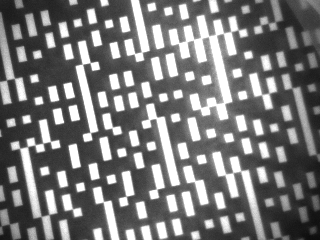
#> input picture img/2023_1_16_15_56_33_Image.bmp, 320 x 240 px
$ jupyter execute --allow-errors 'batch feature.N.ipynb'
#> lines starting #> are read from the running program, lines starting #| are printed output that depends on the picture; long printed decimals are rounded
### main.py
import numpy as np


def getSum(array):
    sum = 0
    for x in array:
        sum += bin(x).count("1")
    return sum

def q_sizeStatistic(bigger):
    bigger_tmp_H = np.zeros(32, dtype=np.uint32)
    bigger_tmp_V = np.zeros(26, dtype=np.uint32)
    bigger_tmp_U = np.zeros(26, dtype=np.uint32)
    bigger_tmp_D = np.zeros(26, dtype=np.uint32)

    # bigger_tmp = bigger[0:26,6:26]
    for i in range(26):
        bigger_tmp_V[i] = bigger[i]
        bigger_tmp_U[i] = bigger[i + 6] & 0x3ffffff
        bigger_tmp_D[i] = bigger[i] & 0x3ffffff

    for i in range(32):
        bigger_tmp_H[i] = bigger[i] & 0x3ffffff

    sizeStatistic_result = np.zeros(24, dtype=np.int32)

    for j in range(1, 7):
        for i in range(26):
            bigger_tmp_V[i] &= bigger[i + j]
            bigger_tmp_U[i] &= (bigger[i + 6 - j] >> j) & 0x3ffffff
            bigger_tmp_D[i] &= (bigger[i + j] >> j) & 0x3ffffff

        for i in range(32):
            bigger_tmp_H[i] &= (bigger[i] >> j) & 0x3ffffff

        sizeStatistic_result[j -1 + 0] = getSum(bigger_tmp_H)
        sizeStatistic_result[j -1 + 6] = getSum(bigger_tmp_V)
        sizeStatistic_result[j -1 + 12] = getSum(bigger_tmp_U)
        sizeStatistic_result[j -1 + 18] = getSum(bigger_tmp_D)
    return sizeStatistic_result


#320 x 240, shift =2; 160 x 120, shift =1,
def subSmaple32x32(arr, INPUT_ROWS, INPUT_COLS, shift):
    HISTOGRAM_ROWS = int(32)
    HISTOGRAM_COLS = int(32)

    start_row = (INPUT_ROWS>>1) - (HISTOGRAM_ROWS<<(shift-1))
    #向左移動，結果亮度剛好，batch feature.N 計算img/2023_1_16_15_56_33_Image.bmp 得到漂亮的-78度
    start_col = (INPUT_COLS>>2) - (HISTOGRAM_COLS<<(shift-1))
    start_col = (INPUT_COLS>>1) - (HISTOGRAM_COLS<<(shift-1))
    end_row = start_row + (HISTOGRAM_ROWS<<shift)
    end_col = start_col + (HISTOGRAM_COLS<<shift)
    step= (1<<shift)
    retarray=arr[start_row:end_row:step, start_col:end_col:step]

    #for i in range(32):
    #    print(" %3d",retarray[i])


    return retarray


def BY2BE(arr, index, t):
    x = ((arr[index] - t) & 0x80000000) >> (31 - index)
    return x

def calbits(arr, t):
    bits = 0
    bits |= BY2BE(arr,  0, t)
    bits |= BY2BE(arr,  1, t)
    bits |= BY2BE(arr,  2, t)
    bits |= BY2BE(arr,  3, t)
    bits |= BY2BE(arr,  4, t)
    bits |= BY2BE(arr,  5, t)
    bits |= BY2BE(arr,  6, t)
    bits |= BY2BE(arr,  7, t)
    bits |= BY2BE(arr,  8, t)
    bits |= BY2BE(arr,  9, t)
    bits |= BY2BE(arr,  10, t)
    bits |= BY2BE(arr,  11, t)
    bits |= BY2BE(arr,  12, t)
    bits |= BY2BE(arr,  13, t)
    bits |= BY2BE(arr,  14, t)
    bits |= BY2BE(arr,  15, t)
    bits |= BY2BE(arr,  16, t)
    bits |= BY2BE(arr,  17, t)
    bits |= BY2BE(arr,  18, t)
    bits |= BY2BE(arr,  19, t)
    bits |= BY2BE(arr,  20, t)
    bits |= BY2BE(arr,  21, t)
    bits |= BY2BE(arr,  22, t)
    bits |= BY2BE(arr,  23, t)
    bits |= BY2BE(arr,  24, t)
    bits |= BY2BE(arr,  25, t)
    bits |= BY2BE(arr,  26, t)
    bits |= BY2BE(arr,  27, t)
    bits |= BY2BE(arr,  28, t)
    bits |= BY2BE(arr,  29, t)
    bits |= BY2BE(arr,  30, t)
    bits |= BY2BE(arr,  31, t)
    bits ^= 0xFFFFFFFF
    #print(bits)
    return bits

def calculate_32x32_bits_array(arr, t):
    bits_array = np.zeros(32, dtype=np.uint32)
    for i in range(32):
        x=calbits(arr[i,:], t)
        bits_array[i] = x

    return bits_array

import numpy as np

#320 x 240, scale =2
#160 x 120, scale =1
def calculate_28_percent(arr,arrSize):
    freq=np.zeros(256)
    sum_=0
    for i in range(arrSize):
        for j in range(arrSize):
            freq[arr[i][j]] += 1

    # [7 lines of commented-out code are left out]
    threshold=arrSize*arrSize*0.28
    threshold=286.5

    for i in range(255, -1, -1):
        sum_ += freq[i]
        #print(i, freq[i], sum_)
        if sum_ > threshold:
            return i

    return 0


import math
# [16 lines left out: function create_matrices, not called in this run]


def allFeature(arr):

    arr_32x32=subSmaple32x32(arr, INPUT_ROWS=240, INPUT_COLS=320, shift=2)
    t_value, sizeStatistic_result=allFeature_core(arr_32x32)
    # 计算 28% 的值并输出
    return t_value, sizeStatistic_result

def allFeature_core(arr_32x32):

    # 计算 28% 的值并输出
    t_value = calculate_28_percent(arr_32x32, arrSize=32)
    #print("28% of values are ==> {}".format(t_value))
    bits_array = np.zeros(32, dtype=np.uint32)
    bits_array = calculate_32x32_bits_array(arr_32x32, t_value)
    #show_32x32(arr_32x32,bits_array)
    sizeStatistic_result= q_sizeStatistic(bits_array)
    return t_value, sizeStatistic_result


def allFeatureNorm(arr):
    t_value, sizeStatistic_result=allFeature(arr);
    sizeStatistic_result_norm = np.zeros(24, float)
    for i in range(4):
        _sum=1
        for j in range(6):
            _sum+=sizeStatistic_result[i*6+j]
        for j in range(6):
            sizeStatistic_result_norm[i*6+j]=sizeStatistic_result[i*6+j]/_sum

    return t_value, sizeStatistic_result_norm

# [22 lines left out: functions allFeatureNorm_fine, SSDFeature, not called in this run]

### batch feature.N.ipynb
[cell 1]
#!pip install xgboost

### 載入模型數據

[cell 2]
import pandas as pd
import numpy as np


#> (the rest of this cell did not finish here and is left out)

### 訓練模型

[cell 3]
def plot4view(s_result_all):
    print(s_result_all.shape)
    plt.subplots(1,4,figsize=(10,3))
    for i in range(4):
        plt.subplot(141+i)
        plt.plot(s_result_all[1+0+i*6,0:granularity], label = "l1")
        plt.plot(s_result_all[1+1+i*6,0:granularity], label = "l2")# 1 表示為 角度（答案）
        plt.plot(s_result_all[1+2+i*6,0:granularity], label = "l3")
        plt.plot(s_result_all[1+3+i*6,0:granularity], label = "l4")
        plt.plot(s_result_all[1+4+i*6,0:granularity], label = "l5")
        plt.plot(s_result_all[1+5+i*6,0:granularity], label = "l6")
        plt.legend()
    plt.show()

### 保存模型

[cell 4]
from matplotlib import pyplot as plt

granularity=180

#> (the rest of this cell did not finish here and is left out)

#> (a cell that did not finish here is left out)

[cell 6]
import json
import numpy as np

json_data = {
    "n_neighbors": 1,
    "leaf_size": 30,
    "_tree": {
        "node_data": [
            [0, 180, 1, 0]
        ]
    }
}

# 動態增加 dada 節點
#> (the rest of this cell did not finish here and is left out)

[cell 7]
from main import allFeature, create_matrices, allFeatureNorm, SSDFeature
import cv2

pixart7920_img="img/2023_1_16_15_56_33_Image.bmp" # theta=-78
#pixart7920_img="img/2023_1_16_11_43_53_Image.bmp" # theta=51
#pixart7920_img="img/2023_1_16_11_43_43_Image.bmp" # theta=89

arr = cv2.cvtColor(cv2.imread(pixart7920_img), cv2.COLOR_BGR2GRAY)
#> arr: shape (240, 320); min 12, max 255, mean 121.1
fArr=allFeature(arr)
#> in subSmaple32x32, `retarray=arr[start_row:end_row:step, start_col:end_col:step]`:
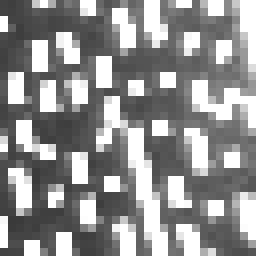
#> retarray: shape (32, 32) (shown 8 times larger); min 58, max 255, mean 144.6
#> in allFeature_core, `t_value = calculate_28_percent(arr_32x32, arrSize=32)`: t_value = 221
#> the loop in calculate_32x32_bits_array, `for i in range(32):` made 32 passes
#> (x, bits in calbits) on passes 1 to 11: (3435924512, 3435924512), (3423390720, 3423390720), (3222061057, 3222061057), (3223158785, 3223158785), (2174321024, 2174321024), (2575925680, 2575925680), (2558526256, 2558526256), (2281714480, 2281714480), (12336, 12336), (3158022, 3158022), (524288, 838073)


#> (the rest of this cell did not finish here and is left out)

[cell 8]
def plotSSDFeature(y,mean_arr):
    ssdArr=np.zeros([180,5])
    for i in range(180):
        ssd = SSDFeature(y,mean_arr[1:25,i])
        #print(i,ssd,y, mean_arr[:,i])
        ssdArr[i,:]=ssd

    plt.plot(ssdArr)
    return ssdArr

y=allFeatureNorm(arr)
print(y)
#| (221, array([0.9407, 0.04237, 0.008475, 0.        , 0.        ,
#|        0.        , 0.448, 0.2601, 0.1503, 0.06936,
#|        0.04046, 0.0289, 0.9697, 0.01515, 0.        ,
#|        0.        , 0.        , 0.        , 0.8065, 0.172,
#|        0.01075, 0.        , 0.        , 0.        ]))


#> (the rest of this cell did not finish here and is left out)

#> (a cell that did not finish here is left out)


$ run again, with img/2023_1_16_11_43_53_Image.bmp copied over img/2023_1_16_15_56_33_Image.bmp
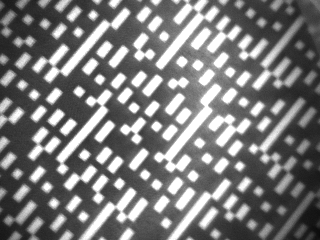
#> input picture img/2023_1_16_11_43_53_Image.bmp, 320 x 240 px
#> in subSmaple32x32, `retarray=arr[start_row:end_row:step, start_col:end_col:step]`:
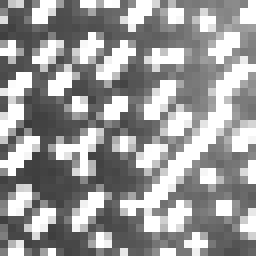
#> retarray: shape (32, 32) (shown 8 times larger); min 59, max 255, mean 152.7
#> t_value = 218
#> the loop in calculate_32x32_bits_array, `for i in range(32):` made 32 passes
#> (x, bits in calbits) on passes 1 to 8: (2147904608, 2147904608), (3227975792, 3227975792), (3328409649, 3328409649), (100728832, 100728832), (805308416, 805308416), (939564226, 939564226), (476695651, 476695651), (1216144432, 1216144432)
#| (218, array([0.7378, 0.2134, 0.03049 , 0.0122, 0.        ,
#|        0.        , 0.6507 , 0.2584, 0.0622, 0.01914,
#|        0.004785, 0.        , 0.4585, 0.2372, 0.1225,
#|        0.07115, 0.05929, 0.04743, 0.9623, 0.01887,
#|        0.        , 0.        , 0.        , 0.        ]))

$ run again, with img/2023_1_16_11_43_43_Image.bmp copied over img/2023_1_16_15_56_33_Image.bmp
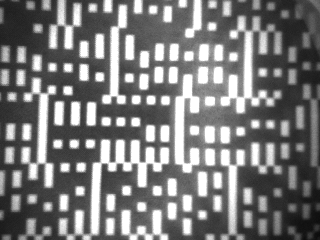
#> input picture img/2023_1_16_11_43_43_Image.bmp, 320 x 240 px
#> in subSmaple32x32, `retarray=arr[start_row:end_row:step, start_col:end_col:step]`:
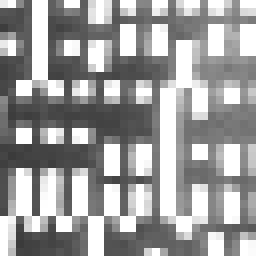
#> retarray: shape (32, 32) (shown 8 times larger); min 59, max 255, mean 156.5
#> t_value = 237
#> the loop in calculate_32x32_bits_array, `for i in range(32):` made 32 passes
#> (x, bits in calbits) on passes 1 to 8: (3449393971, 3449393971), (134746160, 134746160), (4144, 4144), (3424223280, 3424223280), (3424223280, 3424223280), (3436811058, 3436811058), (3436813106, 3436813106), (12589104, 12589104)
#| (237, array([0.9904, 0.        , 0.        , 0.        , 0.        ,
#|        0.        , 0.3577, 0.2427, 0.1653, 0.09833,
#|        0.07531, 0.05858, 0.7812   , 0.1458, 0.0625    ,
#|        0.        , 0.        , 0.        , 0.814, 0.1047,
#|        0.06977, 0.        , 0.        , 0.        ]))

$ run again, with img/2023_1_12_11_44_9_Image.bmp copied over img/2023_1_16_15_56_33_Image.bmp
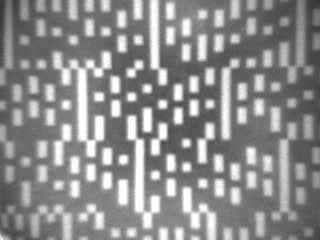
#> input picture img/2023_1_12_11_44_9_Image.bmp, 320 x 240 px
#> in subSmaple32x32, `retarray=arr[start_row:end_row:step, start_col:end_col:step]`:
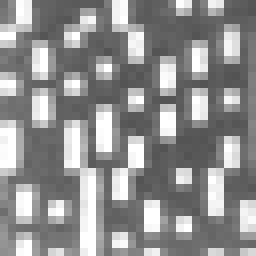
#> retarray: shape (32, 32) (shown 8 times larger); min 83, max 255, mean 143.9
#> t_value = 172
#> the loop in calculate_32x32_bits_array, `for i in range(32):` made 32 passes
#> (x, bits in calbits) on passes 1 to 8: (213958668, 213958668), (71352332, 71352332), (52236, 52236), (268553743, 268553743), (805503747, 805503747), (822281011, 822281011), (855834672, 855834672), (322109488, 322109488)
#| (172, array([0.8993, 0.08633, 0.007194, 0.        , 0.        ,
#|        0.        , 0.3973, 0.2701, 0.1696, 0.08482,
#|        0.04688  , 0.02902, 0.8889, 0.08889, 0.01111,
#|        0.        , 0.        , 0.        , 0.8173, 0.1346,
#|        0.03846, 0.        , 0.        , 0.        ]))
